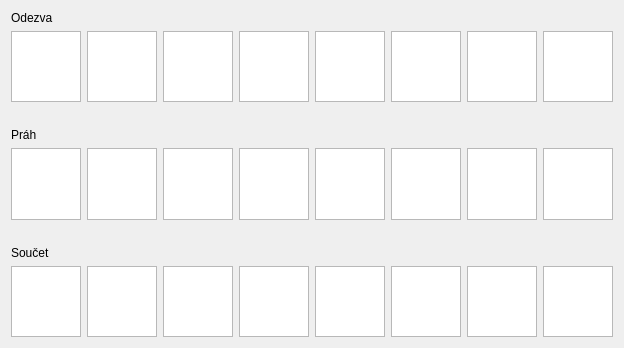
  <widget class="QWidget" name="layoutWidget">
   <property name="geometry">
    <rect>
     <x>590</x>
     <y>20</y>
     <width>606</width>
     <height>348</height>
    </rect>
   </property>
   <layout class="QVBoxLayout" name="verticalLayout">
    <item>
     <widget class="QLabel" name="label_4">
      <property name="text">
       <string>Odezva</string>
      </property>
     </widget>
    </item>
    <item>
     <layout class="QHBoxLayout" name="horizontalLayout_27">
      <item>
       <widget class="QTextEdit" name="textEdit_output_1">
        <property name="enabled">
         <bool>true</bool>
        </property>
        <property name="html">
         <string>&lt;!DOCTYPE HTML PUBLIC &quot;-//W3C//DTD HTML 4.0//EN&quot; &quot;http://www.w3.org/TR/REC-html40/strict.dtd&quot;&gt;
&lt;html&gt;&lt;head&gt;&lt;meta name=&quot;qrichtext&quot; content=&quot;1&quot; /&gt;&lt;meta charset=&quot;utf-8&quot; /&gt;&lt;style type=&quot;text/css&quot;&gt;
p, li { white-space: pre-wrap; }
hr { height: 1px; border-width: 0; }
&lt;/style&gt;&lt;/head&gt;&lt;body style=&quot; font-family:'Segoe UI'; font-size:9pt; font-weight:400; font-style:normal;&quot;&gt;
&lt;p align=&quot;center&quot; style=&quot;-qt-paragraph-type:empty; margin-top:0px; margin-bottom:0px; margin-left:0px; margin-right:0px; -qt-block-indent:0; text-indent:0px;&quot;&gt;&lt;br /&gt;&lt;/p&gt;&lt;/body&gt;&lt;/html&gt;</string>
        </property>
       </widget>
      </item>
      <item>
       <widget class="QTextEdit" name="textEdit_output_2">
        <property name="enabled">
         <bool>true</bool>
        </property>
        <property name="html">
         <string>&lt;!DOCTYPE HTML PUBLIC &quot;-//W3C//DTD HTML 4.0//EN&quot; &quot;http://www.w3.org/TR/REC-html40/strict.dtd&quot;&gt;
&lt;html&gt;&lt;head&gt;&lt;meta name=&quot;qrichtext&quot; content=&quot;1&quot; /&gt;&lt;meta charset=&quot;utf-8&quot; /&gt;&lt;style type=&quot;text/css&quot;&gt;
p, li { white-space: pre-wrap; }
hr { height: 1px; border-width: 0; }
&lt;/style&gt;&lt;/head&gt;&lt;body style=&quot; font-family:'Segoe UI'; font-size:9pt; font-weight:400; font-style:normal;&quot;&gt;
&lt;p align=&quot;center&quot; style=&quot;-qt-paragraph-type:empty; margin-top:0px; margin-bottom:0px; margin-left:0px; margin-right:0px; -qt-block-indent:0; text-indent:0px;&quot;&gt;&lt;br /&gt;&lt;/p&gt;&lt;/body&gt;&lt;/html&gt;</string>
        </property>
       </widget>
      </item>
      <item>
       <widget class="QTextEdit" name="textEdit_output_3">
        <property name="enabled">
         <bool>true</bool>
        </property>
        <property name="html">
         <string>&lt;!DOCTYPE HTML PUBLIC &quot;-//W3C//DTD HTML 4.0//EN&quot; &quot;http://www.w3.org/TR/REC-html40/strict.dtd&quot;&gt;
&lt;html&gt;&lt;head&gt;&lt;meta name=&quot;qrichtext&quot; content=&quot;1&quot; /&gt;&lt;meta charset=&quot;utf-8&quot; /&gt;&lt;style type=&quot;text/css&quot;&gt;
p, li { white-space: pre-wrap; }
hr { height: 1px; border-width: 0; }
&lt;/style&gt;&lt;/head&gt;&lt;body style=&quot; font-family:'Segoe UI'; font-size:9pt; font-weight:400; font-style:normal;&quot;&gt;
&lt;p align=&quot;center&quot; style=&quot;-qt-paragraph-type:empty; margin-top:0px; margin-bottom:0px; margin-left:0px; margin-right:0px; -qt-block-indent:0; text-indent:0px;&quot;&gt;&lt;br /&gt;&lt;/p&gt;&lt;/body&gt;&lt;/html&gt;</string>
        </property>
       </widget>
      </item>
      <item>
       <widget class="QTextEdit" name="textEdit_output_4">
        <property name="enabled">
         <bool>true</bool>
        </property>
        <property name="html">
         <string>&lt;!DOCTYPE HTML PUBLIC &quot;-//W3C//DTD HTML 4.0//EN&quot; &quot;http://www.w3.org/TR/REC-html40/strict.dtd&quot;&gt;
&lt;html&gt;&lt;head&gt;&lt;meta name=&quot;qrichtext&quot; content=&quot;1&quot; /&gt;&lt;meta charset=&quot;utf-8&quot; /&gt;&lt;style type=&quot;text/css&quot;&gt;
p, li { white-space: pre-wrap; }
hr { height: 1px; border-width: 0; }
&lt;/style&gt;&lt;/head&gt;&lt;body style=&quot; font-family:'Segoe UI'; font-size:9pt; font-weight:400; font-style:normal;&quot;&gt;
&lt;p align=&quot;center&quot; style=&quot;-qt-paragraph-type:empty; margin-top:0px; margin-bottom:0px; margin-left:0px; margin-right:0px; -qt-block-indent:0; text-indent:0px;&quot;&gt;&lt;br /&gt;&lt;/p&gt;&lt;/body&gt;&lt;/html&gt;</string>
        </property>
       </widget>
      </item>
      <item>
       <widget class="QTextEdit" name="textEdit_output_5">
        <property name="enabled">
         <bool>true</bool>
        </property>
        <property name="html">
         <string>&lt;!DOCTYPE HTML PUBLIC &quot;-//W3C//DTD HTML 4.0//EN&quot; &quot;http://www.w3.org/TR/REC-html40/strict.dtd&quot;&gt;
&lt;html&gt;&lt;head&gt;&lt;meta name=&quot;qrichtext&quot; content=&quot;1&quot; /&gt;&lt;meta charset=&quot;utf-8&quot; /&gt;&lt;style type=&quot;text/css&quot;&gt;
p, li { white-space: pre-wrap; }
hr { height: 1px; border-width: 0; }
&lt;/style&gt;&lt;/head&gt;&lt;body style=&quot; font-family:'Segoe UI'; font-size:9pt; font-weight:400; font-style:normal;&quot;&gt;
&lt;p align=&quot;center&quot; style=&quot;-qt-paragraph-type:empty; margin-top:0px; margin-bottom:0px; margin-left:0px; margin-right:0px; -qt-block-indent:0; text-indent:0px;&quot;&gt;&lt;br /&gt;&lt;/p&gt;&lt;/body&gt;&lt;/html&gt;</string>
        </property>
       </widget>
      </item>
      <item>
       <widget class="QTextEdit" name="textEdit_output_6">
        <property name="enabled">
         <bool>true</bool>
        </property>
        <property name="html">
         <string>&lt;!DOCTYPE HTML PUBLIC &quot;-//W3C//DTD HTML 4.0//EN&quot; &quot;http://www.w3.org/TR/REC-html40/strict.dtd&quot;&gt;
&lt;html&gt;&lt;head&gt;&lt;meta name=&quot;qrichtext&quot; content=&quot;1&quot; /&gt;&lt;meta charset=&quot;utf-8&quot; /&gt;&lt;style type=&quot;text/css&quot;&gt;
p, li { white-space: pre-wrap; }
hr { height: 1px; border-width: 0; }
&lt;/style&gt;&lt;/head&gt;&lt;body style=&quot; font-family:'Segoe UI'; font-size:9pt; font-weight:400; font-style:normal;&quot;&gt;
&lt;p align=&quot;center&quot; style=&quot;-qt-paragraph-type:empty; margin-top:0px; margin-bottom:0px; margin-left:0px; margin-right:0px; -qt-block-indent:0; text-indent:0px;&quot;&gt;&lt;br /&gt;&lt;/p&gt;&lt;/body&gt;&lt;/html&gt;</string>
        </property>
       </widget>
      </item>
      <item>
       <widget class="QTextEdit" name="textEdit_output_7">
        <property name="enabled">
         <bool>true</bool>
        </property>
        <property name="html">
         <string>&lt;!DOCTYPE HTML PUBLIC &quot;-//W3C//DTD HTML 4.0//EN&quot; &quot;http://www.w3.org/TR/REC-html40/strict.dtd&quot;&gt;
&lt;html&gt;&lt;head&gt;&lt;meta name=&quot;qrichtext&quot; content=&quot;1&quot; /&gt;&lt;meta charset=&quot;utf-8&quot; /&gt;&lt;style type=&quot;text/css&quot;&gt;
p, li { white-space: pre-wrap; }
hr { height: 1px; border-width: 0; }
&lt;/style&gt;&lt;/head&gt;&lt;body style=&quot; font-family:'Segoe UI'; font-size:9pt; font-weight:400; font-style:normal;&quot;&gt;
&lt;p align=&quot;center&quot; style=&quot;-qt-paragraph-type:empty; margin-top:0px; margin-bottom:0px; margin-left:0px; margin-right:0px; -qt-block-indent:0; text-indent:0px;&quot;&gt;&lt;br /&gt;&lt;/p&gt;&lt;/body&gt;&lt;/html&gt;</string>
        </property>
       </widget>
      </item>
      <item>
       <widget class="QTextEdit" name="textEdit_output_8">
        <property name="enabled">
         <bool>true</bool>
        </property>
        <property name="html">
         <string>&lt;!DOCTYPE HTML PUBLIC &quot;-//W3C//DTD HTML 4.0//EN&quot; &quot;http://www.w3.org/TR/REC-html40/strict.dtd&quot;&gt;
&lt;html&gt;&lt;head&gt;&lt;meta name=&quot;qrichtext&quot; content=&quot;1&quot; /&gt;&lt;meta charset=&quot;utf-8&quot; /&gt;&lt;style type=&quot;text/css&quot;&gt;
p, li { white-space: pre-wrap; }
hr { height: 1px; border-width: 0; }
&lt;/style&gt;&lt;/head&gt;&lt;body style=&quot; font-family:'Segoe UI'; font-size:9pt; font-weight:400; font-style:normal;&quot;&gt;
&lt;p align=&quot;center&quot; style=&quot;-qt-paragraph-type:empty; margin-top:0px; margin-bottom:0px; margin-left:0px; margin-right:0px; -qt-block-indent:0; text-indent:0px;&quot;&gt;&lt;br /&gt;&lt;/p&gt;&lt;/body&gt;&lt;/html&gt;</string>
        </property>
       </widget>
      </item>
     </layout>
    </item>
    <item>
     <spacer name="horizontalSpacer_3">
      <property name="orientation">
       <enum>Qt::Horizontal</enum>
      </property>
      <property name="sizeHint" stdset="0">
       <size>
        <width>40</width>
        <height>20</height>
       </size>
      </property>
     </spacer>
    </item>
    <item>
     <widget class="QLabel" name="label_3">
      <property name="text">
       <string>Práh</string>
      </property>
     </widget>
    </item>
    <item>
     <layout class="QHBoxLayout" name="horizontalLayout_29">
      <item>
       <widget class="QTextEdit" name="textEdit_threshold_1">
        <property name="enabled">
         <bool>true</bool>
        </property>
        <property name="html">
         <string>&lt;!DOCTYPE HTML PUBLIC &quot;-//W3C//DTD HTML 4.0//EN&quot; &quot;http://www.w3.org/TR/REC-html40/strict.dtd&quot;&gt;
&lt;html&gt;&lt;head&gt;&lt;meta name=&quot;qrichtext&quot; content=&quot;1&quot; /&gt;&lt;meta charset=&quot;utf-8&quot; /&gt;&lt;style type=&quot;text/css&quot;&gt;
p, li { white-space: pre-wrap; }
hr { height: 1px; border-width: 0; }
&lt;/style&gt;&lt;/head&gt;&lt;body style=&quot; font-family:'Segoe UI'; font-size:9pt; font-weight:400; font-style:normal;&quot;&gt;
&lt;p align=&quot;center&quot; style=&quot;-qt-paragraph-type:empty; margin-top:0px; margin-bottom:0px; margin-left:0px; margin-right:0px; -qt-block-indent:0; text-indent:0px;&quot;&gt;&lt;br /&gt;&lt;/p&gt;&lt;/body&gt;&lt;/html&gt;</string>
        </property>
       </widget>
      </item>
      <item>
       <widget class="QTextEdit" name="textEdit_threshold_2">
        <property name="enabled">
         <bool>true</bool>
        </property>
        <property name="html">
         <string>&lt;!DOCTYPE HTML PUBLIC &quot;-//W3C//DTD HTML 4.0//EN&quot; &quot;http://www.w3.org/TR/REC-html40/strict.dtd&quot;&gt;
&lt;html&gt;&lt;head&gt;&lt;meta name=&quot;qrichtext&quot; content=&quot;1&quot; /&gt;&lt;meta charset=&quot;utf-8&quot; /&gt;&lt;style type=&quot;text/css&quot;&gt;
p, li { white-space: pre-wrap; }
hr { height: 1px; border-width: 0; }
&lt;/style&gt;&lt;/head&gt;&lt;body style=&quot; font-family:'Segoe UI'; font-size:9pt; font-weight:400; font-style:normal;&quot;&gt;
&lt;p align=&quot;center&quot; style=&quot;-qt-paragraph-type:empty; margin-top:0px; margin-bottom:0px; margin-left:0px; margin-right:0px; -qt-block-indent:0; text-indent:0px;&quot;&gt;&lt;br /&gt;&lt;/p&gt;&lt;/body&gt;&lt;/html&gt;</string>
        </property>
       </widget>
      </item>
      <item>
       <widget class="QTextEdit" name="textEdit_threshold_3">
        <property name="enabled">
         <bool>true</bool>
        </property>
        <property name="html">
         <string>&lt;!DOCTYPE HTML PUBLIC &quot;-//W3C//DTD HTML 4.0//EN&quot; &quot;http://www.w3.org/TR/REC-html40/strict.dtd&quot;&gt;
&lt;html&gt;&lt;head&gt;&lt;meta name=&quot;qrichtext&quot; content=&quot;1&quot; /&gt;&lt;meta charset=&quot;utf-8&quot; /&gt;&lt;style type=&quot;text/css&quot;&gt;
p, li { white-space: pre-wrap; }
hr { height: 1px; border-width: 0; }
&lt;/style&gt;&lt;/head&gt;&lt;body style=&quot; font-family:'Segoe UI'; font-size:9pt; font-weight:400; font-style:normal;&quot;&gt;
&lt;p align=&quot;center&quot; style=&quot;-qt-paragraph-type:empty; margin-top:0px; margin-bottom:0px; margin-left:0px; margin-right:0px; -qt-block-indent:0; text-indent:0px;&quot;&gt;&lt;br /&gt;&lt;/p&gt;&lt;/body&gt;&lt;/html&gt;</string>
        </property>
       </widget>
      </item>
      <item>
       <widget class="QTextEdit" name="textEdit_threshold_4">
        <property name="enabled">
         <bool>true</bool>
        </property>
        <property name="html">
         <string>&lt;!DOCTYPE HTML PUBLIC &quot;-//W3C//DTD HTML 4.0//EN&quot; &quot;http://www.w3.org/TR/REC-html40/strict.dtd&quot;&gt;
&lt;html&gt;&lt;head&gt;&lt;meta name=&quot;qrichtext&quot; content=&quot;1&quot; /&gt;&lt;meta charset=&quot;utf-8&quot; /&gt;&lt;style type=&quot;text/css&quot;&gt;
p, li { white-space: pre-wrap; }
hr { height: 1px; border-width: 0; }
&lt;/style&gt;&lt;/head&gt;&lt;body style=&quot; font-family:'Segoe UI'; font-size:9pt; font-weight:400; font-style:normal;&quot;&gt;
&lt;p align=&quot;center&quot; style=&quot;-qt-paragraph-type:empty; margin-top:0px; margin-bottom:0px; margin-left:0px; margin-right:0px; -qt-block-indent:0; text-indent:0px;&quot;&gt;&lt;br /&gt;&lt;/p&gt;&lt;/body&gt;&lt;/html&gt;</string>
        </property>
       </widget>
      </item>
      <item>
       <widget class="QTextEdit" name="textEdit_threshold_5">
        <property name="enabled">
         <bool>true</bool>
        </property>
        <property name="html">
         <string>&lt;!DOCTYPE HTML PUBLIC &quot;-//W3C//DTD HTML 4.0//EN&quot; &quot;http://www.w3.org/TR/REC-html40/strict.dtd&quot;&gt;
&lt;html&gt;&lt;head&gt;&lt;meta name=&quot;qrichtext&quot; content=&quot;1&quot; /&gt;&lt;meta charset=&quot;utf-8&quot; /&gt;&lt;style type=&quot;text/css&quot;&gt;
p, li { white-space: pre-wrap; }
hr { height: 1px; border-width: 0; }
&lt;/style&gt;&lt;/head&gt;&lt;body style=&quot; font-family:'Segoe UI'; font-size:9pt; font-weight:400; font-style:normal;&quot;&gt;
&lt;p align=&quot;center&quot; style=&quot;-qt-paragraph-type:empty; margin-top:0px; margin-bottom:0px; margin-left:0px; margin-right:0px; -qt-block-indent:0; text-indent:0px;&quot;&gt;&lt;br /&gt;&lt;/p&gt;&lt;/body&gt;&lt;/html&gt;</string>
        </property>
       </widget>
      </item>
      <item>
       <widget class="QTextEdit" name="textEdit_threshold_6">
        <property name="enabled">
         <bool>true</bool>
        </property>
        <property name="html">
         <string>&lt;!DOCTYPE HTML PUBLIC &quot;-//W3C//DTD HTML 4.0//EN&quot; &quot;http://www.w3.org/TR/REC-html40/strict.dtd&quot;&gt;
&lt;html&gt;&lt;head&gt;&lt;meta name=&quot;qrichtext&quot; content=&quot;1&quot; /&gt;&lt;meta charset=&quot;utf-8&quot; /&gt;&lt;style type=&quot;text/css&quot;&gt;
p, li { white-space: pre-wrap; }
hr { height: 1px; border-width: 0; }
&lt;/style&gt;&lt;/head&gt;&lt;body style=&quot; font-family:'Segoe UI'; font-size:9pt; font-weight:400; font-style:normal;&quot;&gt;
&lt;p align=&quot;center&quot; style=&quot;-qt-paragraph-type:empty; margin-top:0px; margin-bottom:0px; margin-left:0px; margin-right:0px; -qt-block-indent:0; text-indent:0px;&quot;&gt;&lt;br /&gt;&lt;/p&gt;&lt;/body&gt;&lt;/html&gt;</string>
        </property>
       </widget>
      </item>
      <item>
       <widget class="QTextEdit" name="textEdit_threshold_7">
        <property name="enabled">
         <bool>true</bool>
        </property>
        <property name="html">
         <string>&lt;!DOCTYPE HTML PUBLIC &quot;-//W3C//DTD HTML 4.0//EN&quot; &quot;http://www.w3.org/TR/REC-html40/strict.dtd&quot;&gt;
&lt;html&gt;&lt;head&gt;&lt;meta name=&quot;qrichtext&quot; content=&quot;1&quot; /&gt;&lt;meta charset=&quot;utf-8&quot; /&gt;&lt;style type=&quot;text/css&quot;&gt;
p, li { white-space: pre-wrap; }
hr { height: 1px; border-width: 0; }
&lt;/style&gt;&lt;/head&gt;&lt;body style=&quot; font-family:'Segoe UI'; font-size:9pt; font-weight:400; font-style:normal;&quot;&gt;
&lt;p align=&quot;center&quot; style=&quot;-qt-paragraph-type:empty; margin-top:0px; margin-bottom:0px; margin-left:0px; margin-right:0px; -qt-block-indent:0; text-indent:0px;&quot;&gt;&lt;br /&gt;&lt;/p&gt;&lt;/body&gt;&lt;/html&gt;</string>
        </property>
       </widget>
      </item>
      <item>
       <widget class="QTextEdit" name="textEdit_threshold_8">
        <property name="enabled">
         <bool>true</bool>
        </property>
        <property name="html">
         <string>&lt;!DOCTYPE HTML PUBLIC &quot;-//W3C//DTD HTML 4.0//EN&quot; &quot;http://www.w3.org/TR/REC-html40/strict.dtd&quot;&gt;
&lt;html&gt;&lt;head&gt;&lt;meta name=&quot;qrichtext&quot; content=&quot;1&quot; /&gt;&lt;meta charset=&quot;utf-8&quot; /&gt;&lt;style type=&quot;text/css&quot;&gt;
p, li { white-space: pre-wrap; }
hr { height: 1px; border-width: 0; }
&lt;/style&gt;&lt;/head&gt;&lt;body style=&quot; font-family:'Segoe UI'; font-size:9pt; font-weight:400; font-style:normal;&quot;&gt;
&lt;p align=&quot;center&quot; style=&quot;-qt-paragraph-type:empty; margin-top:0px; margin-bottom:0px; margin-left:0px; margin-right:0px; -qt-block-indent:0; text-indent:0px;&quot;&gt;&lt;br /&gt;&lt;/p&gt;&lt;/body&gt;&lt;/html&gt;</string>
        </property>
       </widget>
      </item>
     </layout>
    </item>
    <item>
     <spacer name="horizontalSpacer_2">
      <property name="orientation">
       <enum>Qt::Horizontal</enum>
      </property>
      <property name="sizeHint" stdset="0">
       <size>
        <width>40</width>
        <height>20</height>
       </size>
      </property>
     </spacer>
    </item>
    <item>
     <widget class="QLabel" name="label_2">
      <property name="text">
       <string>Součet</string>
      </property>
     </widget>
    </item>
    <item>
     <layout class="QHBoxLayout" name="horizontalLayout_28">
      <item>
       <widget class="QTextEdit" name="textEdit_sum_1">
        <property name="enabled">
         <bool>true</bool>
        </property>
        <property name="html">
         <string>&lt;!DOCTYPE HTML PUBLIC &quot;-//W3C//DTD HTML 4.0//EN&quot; &quot;http://www.w3.org/TR/REC-html40/strict.dtd&quot;&gt;
&lt;html&gt;&lt;head&gt;&lt;meta name=&quot;qrichtext&quot; content=&quot;1&quot; /&gt;&lt;meta charset=&quot;utf-8&quot; /&gt;&lt;style type=&quot;text/css&quot;&gt;
p, li { white-space: pre-wrap; }
hr { height: 1px; border-width: 0; }
&lt;/style&gt;&lt;/head&gt;&lt;body style=&quot; font-family:'Segoe UI'; font-size:9pt; font-weight:400; font-style:normal;&quot;&gt;
&lt;p align=&quot;center&quot; style=&quot;-qt-paragraph-type:empty; margin-top:0px; margin-bottom:0px; margin-left:0px; margin-right:0px; -qt-block-indent:0; text-indent:0px;&quot;&gt;&lt;br /&gt;&lt;/p&gt;&lt;/body&gt;&lt;/html&gt;</string>
        </property>
       </widget>
      </item>
      <item>
       <widget class="QTextEdit" name="textEdit_sum_2">
        <property name="enabled">
         <bool>true</bool>
        </property>
        <property name="html">
         <string>&lt;!DOCTYPE HTML PUBLIC &quot;-//W3C//DTD HTML 4.0//EN&quot; &quot;http://www.w3.org/TR/REC-html40/strict.dtd&quot;&gt;
&lt;html&gt;&lt;head&gt;&lt;meta name=&quot;qrichtext&quot; content=&quot;1&quot; /&gt;&lt;meta charset=&quot;utf-8&quot; /&gt;&lt;style type=&quot;text/css&quot;&gt;
p, li { white-space: pre-wrap; }
hr { height: 1px; border-width: 0; }
&lt;/style&gt;&lt;/head&gt;&lt;body style=&quot; font-family:'Segoe UI'; font-size:9pt; font-weight:400; font-style:normal;&quot;&gt;
&lt;p align=&quot;center&quot; style=&quot;-qt-paragraph-type:empty; margin-top:0px; margin-bottom:0px; margin-left:0px; margin-right:0px; -qt-block-indent:0; text-indent:0px;&quot;&gt;&lt;br /&gt;&lt;/p&gt;&lt;/body&gt;&lt;/html&gt;</string>
        </property>
       </widget>
      </item>
      <item>
       <widget class="QTextEdit" name="textEdit_sum_3">
        <property name="enabled">
         <bool>true</bool>
        </property>
        <property name="html">
         <string>&lt;!DOCTYPE HTML PUBLIC &quot;-//W3C//DTD HTML 4.0//EN&quot; &quot;http://www.w3.org/TR/REC-html40/strict.dtd&quot;&gt;
&lt;html&gt;&lt;head&gt;&lt;meta name=&quot;qrichtext&quot; content=&quot;1&quot; /&gt;&lt;meta charset=&quot;utf-8&quot; /&gt;&lt;style type=&quot;text/css&quot;&gt;
p, li { white-space: pre-wrap; }
hr { height: 1px; border-width: 0; }
&lt;/style&gt;&lt;/head&gt;&lt;body style=&quot; font-family:'Segoe UI'; font-size:9pt; font-weight:400; font-style:normal;&quot;&gt;
&lt;p align=&quot;center&quot; style=&quot;-qt-paragraph-type:empty; margin-top:0px; margin-bottom:0px; margin-left:0px; margin-right:0px; -qt-block-indent:0; text-indent:0px;&quot;&gt;&lt;br /&gt;&lt;/p&gt;&lt;/body&gt;&lt;/html&gt;</string>
        </property>
       </widget>
      </item>
      <item>
       <widget class="QTextEdit" name="textEdit_sum_4">
        <property name="enabled">
         <bool>true</bool>
        </property>
        <property name="html">
         <string>&lt;!DOCTYPE HTML PUBLIC &quot;-//W3C//DTD HTML 4.0//EN&quot; &quot;http://www.w3.org/TR/REC-html40/strict.dtd&quot;&gt;
&lt;html&gt;&lt;head&gt;&lt;meta name=&quot;qrichtext&quot; content=&quot;1&quot; /&gt;&lt;meta charset=&quot;utf-8&quot; /&gt;&lt;style type=&quot;text/css&quot;&gt;
p, li { white-space: pre-wrap; }
hr { height: 1px; border-width: 0; }
&lt;/style&gt;&lt;/head&gt;&lt;body style=&quot; font-family:'Segoe UI'; font-size:9pt; font-weight:400; font-style:normal;&quot;&gt;
&lt;p align=&quot;center&quot; style=&quot;-qt-paragraph-type:empty; margin-top:0px; margin-bottom:0px; margin-left:0px; margin-right:0px; -qt-block-indent:0; text-indent:0px;&quot;&gt;&lt;br /&gt;&lt;/p&gt;&lt;/body&gt;&lt;/html&gt;</string>
        </property>
       </widget>
      </item>
      <item>
       <widget class="QTextEdit" name="textEdit_sum_5">
        <property name="enabled">
         <bool>true</bool>
        </property>
        <property name="html">
         <string>&lt;!DOCTYPE HTML PUBLIC &quot;-//W3C//DTD HTML 4.0//EN&quot; &quot;http://www.w3.org/TR/REC-html40/strict.dtd&quot;&gt;
&lt;html&gt;&lt;head&gt;&lt;meta name=&quot;qrichtext&quot; content=&quot;1&quot; /&gt;&lt;meta charset=&quot;utf-8&quot; /&gt;&lt;style type=&quot;text/css&quot;&gt;
p, li { white-space: pre-wrap; }
hr { height: 1px; border-width: 0; }
&lt;/style&gt;&lt;/head&gt;&lt;body style=&quot; font-family:'Segoe UI'; font-size:9pt; font-weight:400; font-style:normal;&quot;&gt;
&lt;p align=&quot;center&quot; style=&quot;-qt-paragraph-type:empty; margin-top:0px; margin-bottom:0px; margin-left:0px; margin-right:0px; -qt-block-indent:0; text-indent:0px;&quot;&gt;&lt;br /&gt;&lt;/p&gt;&lt;/body&gt;&lt;/html&gt;</string>
        </property>
       </widget>
      </item>
      <item>
       <widget class="QTextEdit" name="textEdit_sum_6">
        <property name="enabled">
         <bool>true</bool>
        </property>
        <property name="html">
         <string>&lt;!DOCTYPE HTML PUBLIC &quot;-//W3C//DTD HTML 4.0//EN&quot; &quot;http://www.w3.org/TR/REC-html40/strict.dtd&quot;&gt;
&lt;html&gt;&lt;head&gt;&lt;meta name=&quot;qrichtext&quot; content=&quot;1&quot; /&gt;&lt;meta charset=&quot;utf-8&quot; /&gt;&lt;style type=&quot;text/css&quot;&gt;
p, li { white-space: pre-wrap; }
hr { height: 1px; border-width: 0; }
&lt;/style&gt;&lt;/head&gt;&lt;body style=&quot; font-family:'Segoe UI'; font-size:9pt; font-weight:400; font-style:normal;&quot;&gt;
&lt;p align=&quot;center&quot; style=&quot;-qt-paragraph-type:empty; margin-top:0px; margin-bottom:0px; margin-left:0px; margin-right:0px; -qt-block-indent:0; text-indent:0px;&quot;&gt;&lt;br /&gt;&lt;/p&gt;&lt;/body&gt;&lt;/html&gt;</string>
        </property>
       </widget>
      </item>
      <item>
       <widget class="QTextEdit" name="textEdit_sum_7">
        <property name="enabled">
         <bool>true</bool>
        </property>
        <property name="html">
         <string>&lt;!DOCTYPE HTML PUBLIC &quot;-//W3C//DTD HTML 4.0//EN&quot; &quot;http://www.w3.org/TR/REC-html40/strict.dtd&quot;&gt;
&lt;html&gt;&lt;head&gt;&lt;meta name=&quot;qrichtext&quot; content=&quot;1&quot; /&gt;&lt;meta charset=&quot;utf-8&quot; /&gt;&lt;style type=&quot;text/css&quot;&gt;
p, li { white-space: pre-wrap; }
hr { height: 1px; border-width: 0; }
&lt;/style&gt;&lt;/head&gt;&lt;body style=&quot; font-family:'Segoe UI'; font-size:9pt; font-weight:400; font-style:normal;&quot;&gt;
&lt;p align=&quot;center&quot; style=&quot;-qt-paragraph-type:empty; margin-top:0px; margin-bottom:0px; margin-left:0px; margin-right:0px; -qt-block-indent:0; text-indent:0px;&quot;&gt;&lt;br /&gt;&lt;/p&gt;&lt;/body&gt;&lt;/html&gt;</string>
        </property>
       </widget>
      </item>
      <item>
       <widget class="QTextEdit" name="textEdit_sum_8">
        <property name="enabled">
         <bool>true</bool>
        </property>
        <property name="html">
         <string>&lt;!DOCTYPE HTML PUBLIC &quot;-//W3C//DTD HTML 4.0//EN&quot; &quot;http://www.w3.org/TR/REC-html40/strict.dtd&quot;&gt;
&lt;html&gt;&lt;head&gt;&lt;meta name=&quot;qrichtext&quot; content=&quot;1&quot; /&gt;&lt;meta charset=&quot;utf-8&quot; /&gt;&lt;style type=&quot;text/css&quot;&gt;
p, li { white-space: pre-wrap; }
hr { height: 1px; border-width: 0; }
&lt;/style&gt;&lt;/head&gt;&lt;body style=&quot; font-family:'Segoe UI'; font-size:9pt; font-weight:400; font-style:normal;&quot;&gt;
&lt;p align=&quot;center&quot; style=&quot;-qt-paragraph-type:empty; margin-top:0px; margin-bottom:0px; margin-left:0px; margin-right:0px; -qt-block-indent:0; text-indent:0px;&quot;&gt;&lt;br /&gt;&lt;/p&gt;&lt;/body&gt;&lt;/html&gt;</string>
        </property>
       </widget>
      </item>
     </layout>
    </item>
   </layout>
  </widget>
